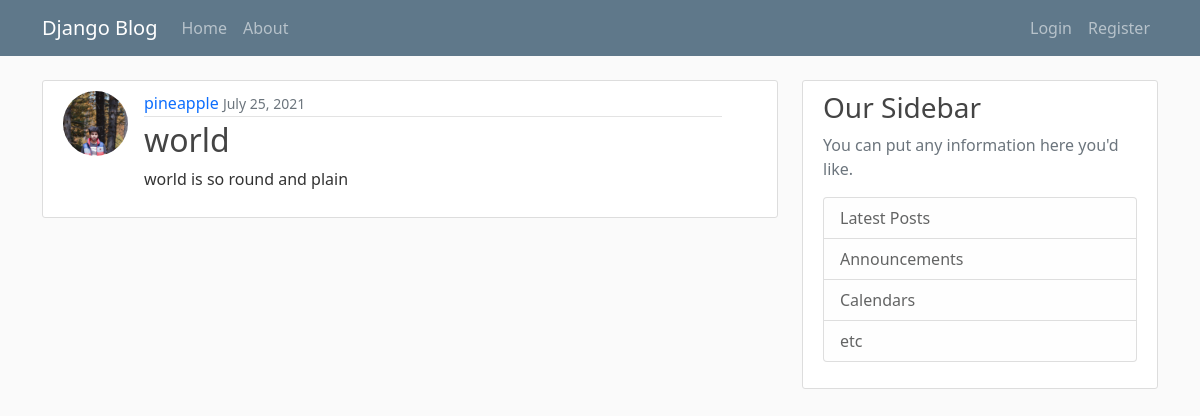
The app's page /post/2/ with its own data.
### blog/models.py (models this page shows, shortened)
class post (models.Model):
    title = models.CharField(max_length=100)
    content = models.TextField()
    date_posted = models.DateTimeField(default=timezone.now)
    author = models.ForeignKey(User, on_delete=models.CASCADE)

### users/models.py (models this page shows, shortened)
class Profile(models.Model):
    user = models.OneToOneField(User,on_delete=models.CASCADE)
    image = models.ImageField(default='default.jpg' , upload_to="profile_pics")

### blog/views.py (the view)
# urls.py: path('post/<int:pk>/',PostDetailView.as_view(),name='Post-View'),
class PostDetailView(DetailView):
    model = post

### blog/templates/blog/post_detail.html
{% extends 'blog/base.html' %} {% block content %}
<article class="row g-0 media content-section">
  <img
    class="col-2 rounded-circle article-img"
    src="{{object.author.profile.image.url}}"
    alt="..."
  />
  <div class="col-10 media-body">
    <div class="article-metadata">
      <a class="mr-2" href="{%url 'profile'%}">{{ object.author }}</a>
      <small class="text-muted">{{ object.date_posted|date:"F d, Y" }}</small>
    </div>
    <h2 class="article-title">{{ object.title }}</h2>
    <p class="article-content">{{ object.content }}</p>
  </div>
</article>
{% endblock content %}

### blog/static/blog/mian.css (style rules this page uses)
body { background: #fafafa; color: #333333; margin-top: 5rem; }
h1, h2, h3, h4, h5, h6 { color: #444444; }
.content-section { background: #ffffff; padding: 10px 20px; border: 1px solid #dddddd; border-radius: 3px; margin-bottom: 20px; }
.article-title { color: #444444; text-decoration: none; }
.article-content { white-space: pre-line; }
.article-img { height: 65px; width: 65px; margin-right: 16px; }
.article-metadata { padding-bottom: 1px; margin-bottom: 4px; border-bottom: 1px solid #e3e3e3; }
.article-metadata a { text-decoration: none; }

### records on screen
post: author.profile.image (picture), author "pineapple", date_posted "July 25, 2021", title "world", content "world is so round and plain"
